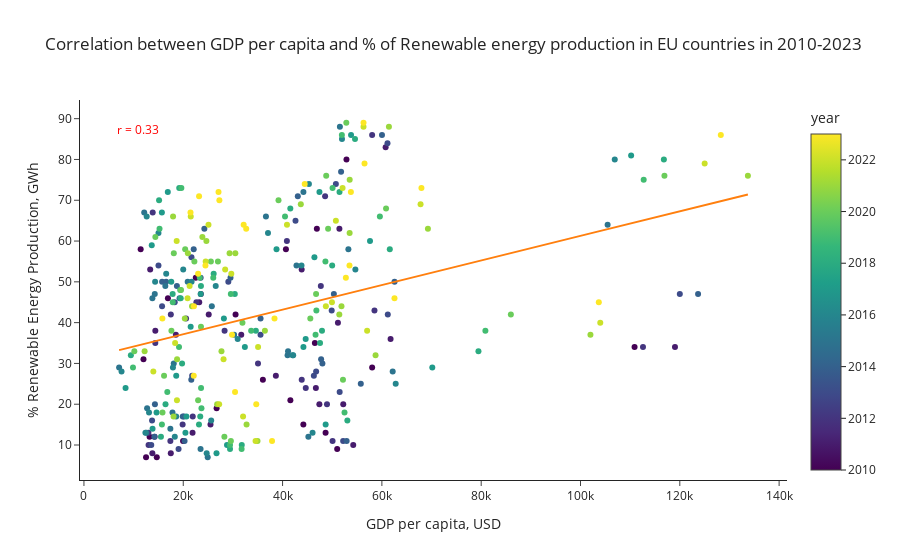

Notebook cell for this chart:
### Markdown cell above
## H1.4. perform a scatterplot visualisation

### Code cell
#correlation index
from scipy.stats import pearsonr
r, _ = pearsonr(df_viz['gdp'], df_viz['%_of_renewable'])
# Create scatter plot with trendline
fig = px.scatter(
    df_viz,
    x="gdp",
    y="%_of_renewable",
    color="year",
    hover_name="country_name",
    trendline="ols",
    template="simple_white",
    title='Correlation between GDP per capita and % of Renewable energy production in EU countries in 2010-2023'
)
# Extract the trendline results
trendline = fig.data[1]  # The trendline is the second trace (index 1)
# Add annotation for the correlation coefficient
fig.add_annotation(
    x=0.05,
    y=0.95,
    xref="paper",
    yref="paper",
    text=f'r = {r:.2f}',
    showarrow=False,
    font=dict(size=12, color='red')
)
fig.update_layout(
    xaxis_title="GDP per capita, USD",
    yaxis_title="% Renewable Energy Production, GWh",
    legend_title_text="Year"
)
fig.show()

### Figure 1 — Plotly figure (JSON) as saved in the notebook; plotly's stock layout.template omitted (floating-point values rounded to 4 significant figures; data arrays with more than 128 entries replaced by an {"elided": "..."} marker saying what was removed)
{"data": [{"hovertemplate": "<b>%{hovertext}</b><br><br>gdp=%{x}<br>%_of_renewable=%{y}<br>year=%{marker.color}<extra></extra>", "hovertext": {"elided": "344 str values"}, "legendgroup": "", "marker": {"color": {"elided": "344 int values"}, "coloraxis": "coloraxis", "symbol": "circle"}, "mode": "markers", "name": "", "orientation": "v", "showlegend": false, "type": "scatter", "x": {"elided": "344 int values"}, "xaxis": "x", "y": {"elided": "344 int values"}, "yaxis": "y"}, {"hovertemplate": "<b>OLS trendline</b><br>%_of_renewable = 0.000301416 * gdp + 31.1307<br>R<sup>2</sup>=0.109989<br><br>gdp=%{x}<br>%_of_renewable=%{y} <b>(trend)</b><extra></extra>", "legendgroup": "", "marker": {"symbol": "circle"}, "mode": "lines", "name": "", "showlegend": false, "type": "scatter", "x": {"elided": "344 int values"}, "xaxis": "x", "y": {"elided": "344 float values"}, "yaxis": "y"}], "layout": {"annotations": [{"font": {"color": "red", "size": 12}, "showarrow": false, "text": "r = 0.33", "x": 0.05, "xref": "paper", "y": 0.95, "yref": "paper"}], "coloraxis": {"colorbar": {"title": {"text": "year"}}, "colorscale": [[0, "#440154"], [0.1111, "#482878"], [0.2222, "#3e4989"], [0.3333, "#31688e"], [0.4444, "#26828e"], [0.5556, "#1f9e89"], [0.6667, "#35b779"], [0.7778, "#6ece58"], [0.8889, "#b5de2b"], [1, "#fde725"]]}, "legend": {"title": {"text": "Year"}, "tracegroupgap": 0}, "title": {"text": "Correlation between GDP per capita and % of Renewable energy production in EU countries in 2010-2023"}, "xaxis": {"anchor": "y", "domain": [0, 1], "title": {"text": "GDP per capita, USD"}}, "yaxis": {"anchor": "x", "domain": [0, 1], "title": {"text": "% Renewable Energy Production, GWh"}}}}
